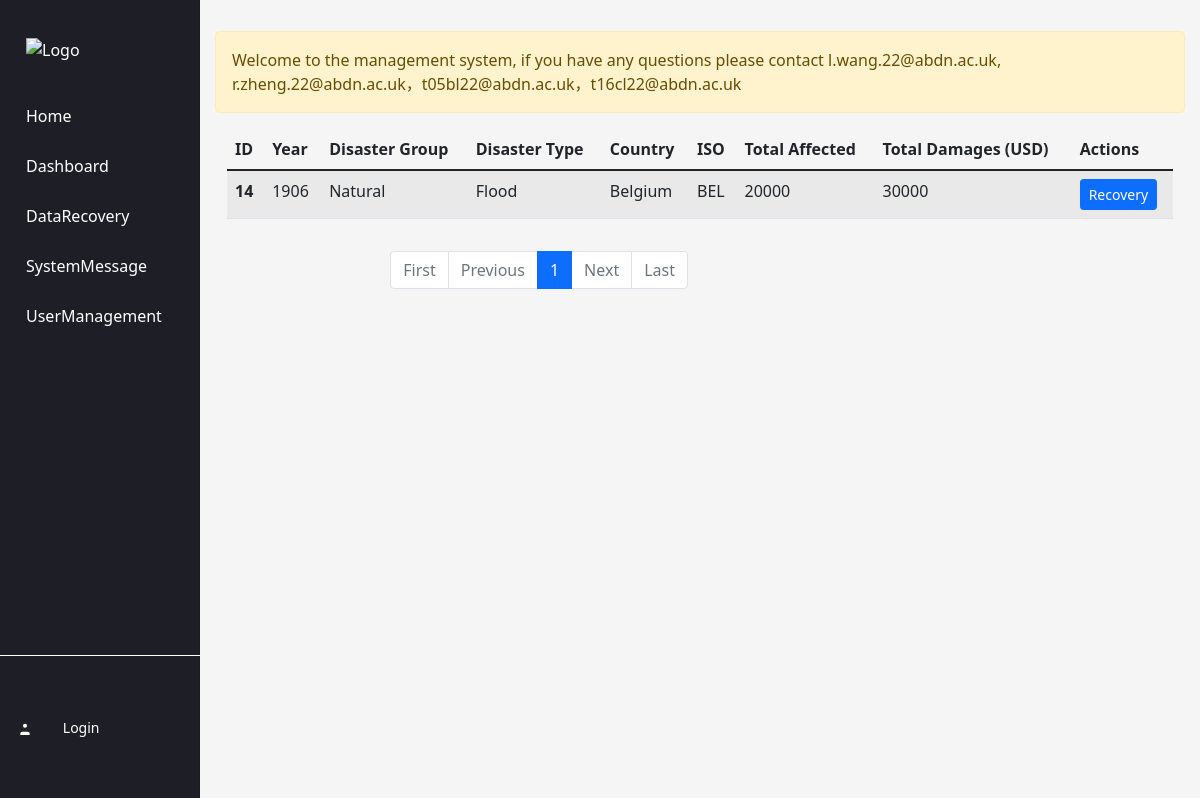
The page /trash/ on the database as committed earlier.
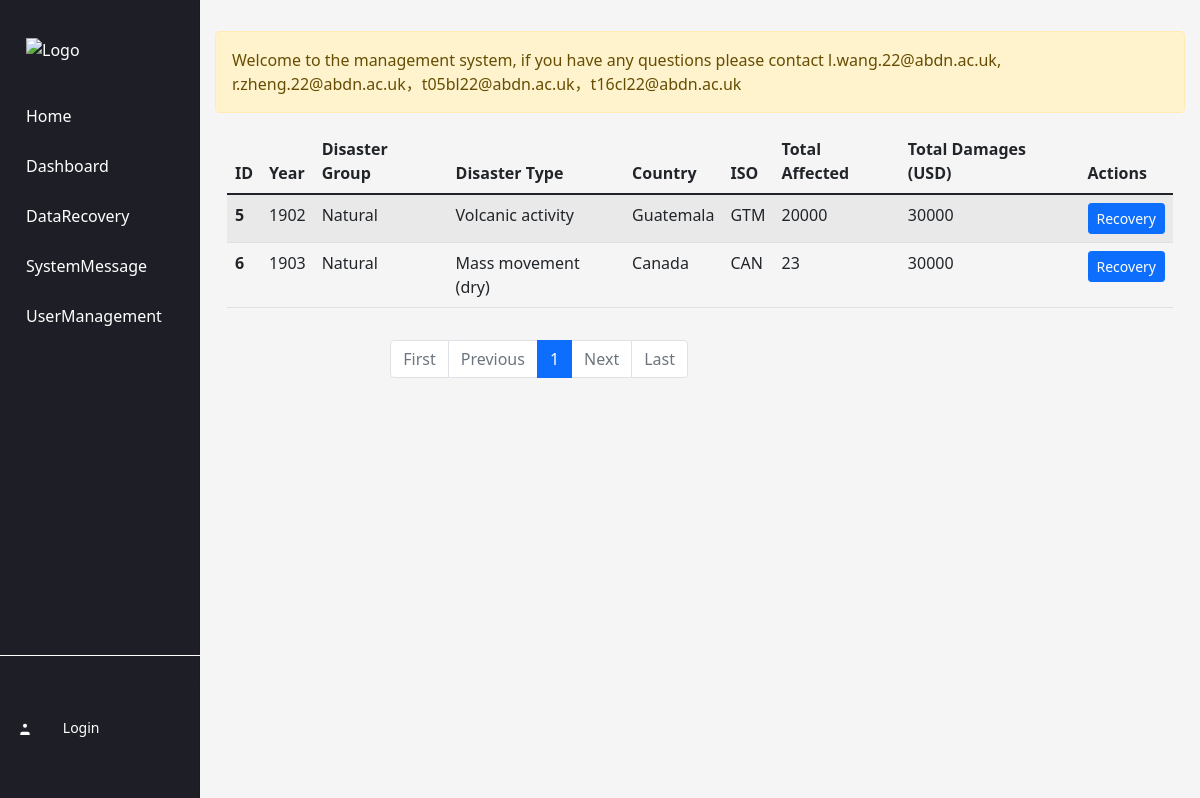
The same page on the database as committed later.
### disaster_table/models.py (models this page shows, shortened)
class summary(models.Model):
    Dis_ID = models.IntegerField()
    Year = models.IntegerField()
    Disaster_Group = models.TextField()
    Disaster_Type = models.TextField()
    Country = models.TextField()
    ISO = models.TextField()
    Total_Affected = models.TextField()
    Total_Damages = models.TextField()
    is_delete = models.IntegerField()

### disaster_trash_list/views.py (the view)
# urls.py: path('', views.index, name='index'),
def index(request):
    message_obj = get_message_obj()
    disasters_list = get_delete_disasters()
    paginator = Paginator(disasters_list, 10)  # Show 10 items per page
    page = request.GET.get('page', 1)
    try:
        page = int(page)
        if page <= 0:
            page = 1
        disasters = paginator.page(page)
    except (PageNotAnInteger, EmptyPage):
        disasters = paginator.page(1)
    page_range = paginator.get_elided_page_range(page, on_each_side=0, on_ends=1)
    return render(request, 'disaster_trash_list/index.html', {'disasters': disasters, 'page_range': page_range,'message_obj':message_obj})

### disaster_trash_list/views.py (called while the page is built)
def get_message_obj():
    message_obj = Message.objects.order_by('-id')
    return message_obj

def get_delete_disasters():
    disasters = DisasterList.objects.filter(is_delete=1).order_by('Dis_ID')
    return disasters

### disaster_trash_list/templates/disaster_trash_list/index.html (shortened to what the changed rows need)
{% include 'common/header.html' %} {% include 'common/nav.html' %}
<div class="main-content">
    <div class="container my-3">
        <div class="row">
            <div class="col">
                <table class="table table-striped">
                    <thead>
                        <tr>
                            <th scope="col">ID</th>
                            <th scope="col">Year</th>
                            <th scope="col">Disaster Group</th>
                            <th scope="col">Disaster Type</th>
                            <th scope="col">Country</th>
                            <th scope="col">ISO</th>
                            <th scope="col">Total Affected</th>
                            <th scope="col">Total Damages (USD)</th>
                            <th scope="col">Actions</th>
                        </tr>
                    </thead>
                    <tbody>
                        {% for disaster in disasters %}
                        <tr>
                            <th scope="row">{{ disaster.Dis_ID }}</th>
                            <td>{{ disaster.Year }}</td>
                            <td>{{ disaster.Disaster_Group }}</td>
                            <td>{{ disaster.Disaster_Type }}</td>
                            <td>{{ disaster.Country }}</td>
                            <td>{{ disaster.ISO }}</td>
                            <td>{{ disaster.Total_Affected }}</td>
                            <td>{{ disaster.Total_Damages }}</td>
                            <td>
                                <a href="recovery/{{ disaster.Dis_ID }}" class="btn btn-primary btn-sm">Recovery</a>
                            </td>
                        </tr>
                        {% endfor %}
                    </tbody>
                </table>
            </div>
        </div>
        <div class="row my-3">
            <div class="col-12 col-md-6">
                <nav aria-label="Page navigation example">
                    <ul class="pagination justify-content-end">
                        {% for i in page_range %}
                        {% if disasters.number == i %}
                        <li class="page-item active" aria-current="page">
                            <a class="page-link" href="?{% if search_query and search_field %}search_query={{ search_query }}&search_field={{ search_field }}&{% endif %}page={{ i }}">{{ i }}</a>
                        </li>
                        {% else %}
                        <li class="page-item">
                            <a class="page-link" href="?{% if search_query and search_field %}search_query={{ search_query }}&search_field={{ search_field }}&{% endif %}page={{ i }}">{{ i }}</a>
                        </li>
                        {% endif %}
                        {% endfor %}
                    </ul>
                </nav>
            </div>
        </div>
    </div>
</div>

Rows that differ between the two databases and show on the page:
no longer on this page (row edited): summary: Dis_ID "14", Year "1906", Disaster_Group "Natural", Disaster_Type "Flood", Country "Belgium", ISO "BEL", Total_Affected "20000", Total_Damages "30000"
now on this page (row edited): summary: Dis_ID "5", Year "1902", Disaster_Group "Natural", Disaster_Type "Volcanic activity", Country "Guatemala", ISO "GTM", Total_Affected "20000", Total_Damages "30000"
now on this page (row edited): summary: Dis_ID "6", Year "1903", Disaster_Group "Natural", Disaster_Type "Mass movement (dry)", Country "Canada", ISO "CAN", Total_Affected "23", Total_Damages "30000"
